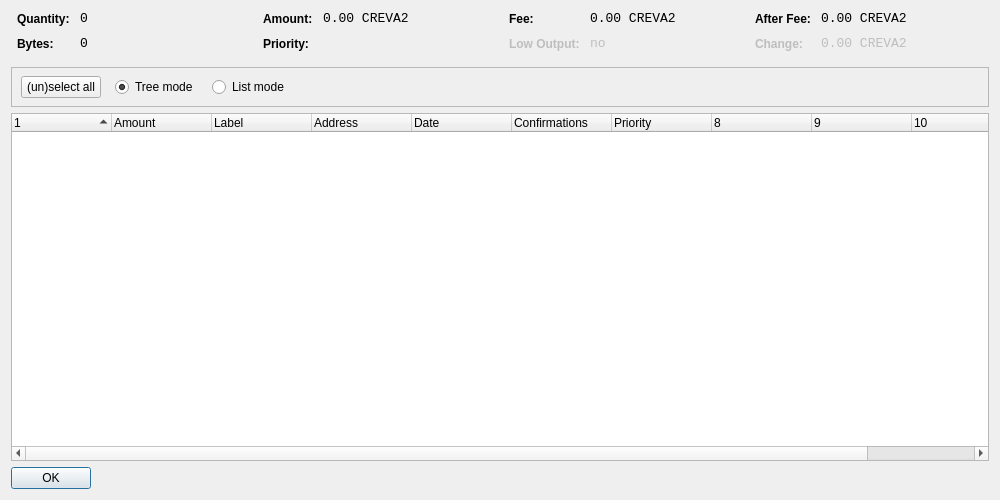
<?xml version="1.0" encoding="UTF-8"?>
<ui version="4.0">
 <class>CoinControlDialog</class>
 <widget class="QDialog" name="CoinControlDialog">
  <property name="geometry">
   <rect>
    <x>0</x>
    <y>0</y>
    <width>1000</width>
    <height>500</height>
   </rect>
  </property>
  <property name="windowTitle">
   <string>Coin Control</string>
  </property>
  <layout class="QVBoxLayout" name="verticalLayout">
   <item>
    <layout class="QHBoxLayout" name="horizontalLayoutTop" stretch="0,0,0,0">
     <property name="topMargin">
      <number>0</number>
     </property>
     <property name="bottomMargin">
      <number>10</number>
     </property>
     <item>
      <layout class="QFormLayout" name="formLayoutCoinControl1">
       <property name="horizontalSpacing">
        <number>10</number>
       </property>
       <property name="verticalSpacing">
        <number>10</number>
       </property>
       <property name="leftMargin">
        <number>6</number>
       </property>
       <property name="rightMargin">
        <number>6</number>
       </property>
       <item row="0" column="0">
        <widget class="QLabel" name="labelCoinControlQuantityText">
         <property name="styleSheet">
          <string notr="true">font-weight:bold;</string>
         </property>
         <property name="text">
          <string>Quantity:</string>
         </property>
        </widget>
       </item>
       <item row="0" column="1">
        <widget class="QLabel" name="labelCoinControlQuantity">
         <property name="font">
          <font>
           <family>Monospace</family>
           <pointsize>10</pointsize>
          </font>
         </property>
         <property name="cursor">
          <cursorShape>IBeamCursor</cursorShape>
         </property>
         <property name="contextMenuPolicy">
          <enum>Qt::ActionsContextMenu</enum>
         </property>
         <property name="text">
          <string notr="true">0</string>
         </property>
         <property name="textInteractionFlags">
          <set>Qt::LinksAccessibleByMouse|Qt::TextSelectableByKeyboard|Qt::TextSelectableByMouse</set>
         </property>
        </widget>
       </item>
       <item row="1" column="0">
        <widget class="QLabel" name="labelCoinControlBytesText">
         <property name="styleSheet">
          <string notr="true">font-weight:bold;</string>
         </property>
         <property name="text">
          <string>Bytes:</string>
         </property>
        </widget>
       </item>
       <item row="1" column="1">
        <widget class="QLabel" name="labelCoinControlBytes">
         <property name="font">
          <font>
           <family>Monospace</family>
           <pointsize>10</pointsize>
          </font>
         </property>
         <property name="cursor">
          <cursorShape>IBeamCursor</cursorShape>
         </property>
         <property name="contextMenuPolicy">
          <enum>Qt::ActionsContextMenu</enum>
         </property>
         <property name="text">
          <string notr="true">0</string>
         </property>
         <property name="textInteractionFlags">
          <set>Qt::LinksAccessibleByMouse|Qt::TextSelectableByKeyboard|Qt::TextSelectableByMouse</set>
         </property>
        </widget>
       </item>
      </layout>
     </item>
     <item>
      <layout class="QFormLayout" name="formLayoutCoinControl2">
       <property name="horizontalSpacing">
        <number>10</number>
       </property>
       <property name="verticalSpacing">
        <number>10</number>
       </property>
       <property name="leftMargin">
        <number>6</number>
       </property>
       <property name="rightMargin">
        <number>6</number>
       </property>
       <item row="0" column="0">
        <widget class="QLabel" name="labelCoinControlAmountText">
         <property name="styleSheet">
          <string notr="true">font-weight:bold;</string>
         </property>
         <property name="text">
          <string>Amount:</string>
         </property>
        </widget>
       </item>
       <item row="0" column="1">
        <widget class="QLabel" name="labelCoinControlAmount">
         <property name="font">
          <font>
           <family>Monospace</family>
           <pointsize>10</pointsize>
          </font>
         </property>
         <property name="cursor">
          <cursorShape>IBeamCursor</cursorShape>
         </property>
         <property name="contextMenuPolicy">
          <enum>Qt::ActionsContextMenu</enum>
         </property>
         <property name="text">
          <string notr="true">0.00 CREVA2</string>
         </property>
         <property name="textInteractionFlags">
          <set>Qt::LinksAccessibleByMouse|Qt::TextSelectableByKeyboard|Qt::TextSelectableByMouse</set>
         </property>
        </widget>
       </item>
       <item row="1" column="0">
        <widget class="QLabel" name="labelCoinControlPriorityText">
         <property name="styleSheet">
          <string notr="true">font-weight:bold;</string>
         </property>
         <property name="text">
          <string>Priority:</string>
         </property>
        </widget>
       </item>
       <item row="1" column="1">
        <widget class="QLabel" name="labelCoinControlPriority">
         <property name="font">
          <font>
           <family>Monospace</family>
           <pointsize>10</pointsize>
          </font>
         </property>
         <property name="cursor">
          <cursorShape>IBeamCursor</cursorShape>
         </property>
         <property name="contextMenuPolicy">
          <enum>Qt::ActionsContextMenu</enum>
         </property>
         <property name="text">
          <string/>
         </property>
         <property name="textInteractionFlags">
          <set>Qt::LinksAccessibleByMouse|Qt::TextSelectableByKeyboard|Qt::TextSelectableByMouse</set>
         </property>
        </widget>
       </item>
      </layout>
     </item>
     <item>
      <layout class="QFormLayout" name="formLayoutCoinControl3">
       <property name="horizontalSpacing">
        <number>10</number>
       </property>
       <property name="verticalSpacing">
        <number>10</number>
       </property>
       <property name="leftMargin">
        <number>6</number>
       </property>
       <property name="rightMargin">
        <number>6</number>
       </property>
       <item row="0" column="0">
        <widget class="QLabel" name="labelCoinControlFeeText">
         <property name="styleSheet">
          <string notr="true">font-weight:bold;</string>
         </property>
         <property name="text">
          <string>Fee:</string>
         </property>
        </widget>
       </item>
       <item row="0" column="1">
        <widget class="QLabel" name="labelCoinControlFee">
         <property name="font">
          <font>
           <family>Monospace</family>
           <pointsize>10</pointsize>
          </font>
         </property>
         <property name="cursor">
          <cursorShape>IBeamCursor</cursorShape>
         </property>
         <property name="contextMenuPolicy">
          <enum>Qt::ActionsContextMenu</enum>
         </property>
         <property name="text">
          <string notr="true">0.00 CREVA2</string>
         </property>
         <property name="textInteractionFlags">
          <set>Qt::LinksAccessibleByMouse|Qt::TextSelectableByKeyboard|Qt::TextSelectableByMouse</set>
         </property>
        </widget>
       </item>
       <item row="1" column="0">
        <widget class="QLabel" name="labelCoinControlLowOutputText">
         <property name="enabled">
          <bool>false</bool>
         </property>
         <property name="styleSheet">
          <string notr="true">font-weight:bold;</string>
         </property>
         <property name="text">
          <string>Low Output:</string>
         </property>
        </widget>
       </item>
       <item row="1" column="1">
        <widget class="QLabel" name="labelCoinControlLowOutput">
         <property name="enabled">
          <bool>false</bool>
         </property>
         <property name="font">
          <font>
           <family>Monospace</family>
           <pointsize>10</pointsize>
          </font>
         </property>
         <property name="cursor">
          <cursorShape>IBeamCursor</cursorShape>
         </property>
         <property name="contextMenuPolicy">
          <enum>Qt::ActionsContextMenu</enum>
         </property>
         <property name="text">
          <string notr="true">no</string>
         </property>
         <property name="textInteractionFlags">
          <set>Qt::LinksAccessibleByMouse|Qt::TextSelectableByKeyboard|Qt::TextSelectableByMouse</set>
         </property>
        </widget>
       </item>
      </layout>
     </item>
     <item>
      <layout class="QFormLayout" name="formLayoutCoinControl4">
       <property name="horizontalSpacing">
        <number>10</number>
       </property>
       <property name="verticalSpacing">
        <number>10</number>
       </property>
       <property name="leftMargin">
        <number>6</number>
       </property>
       <property name="rightMargin">
        <number>6</number>
       </property>
       <item row="0" column="0">
        <widget class="QLabel" name="labelCoinControlAfterFeeText">
         <property name="styleSheet">
          <string notr="true">font-weight:bold;</string>
         </property>
         <property name="text">
          <string>After Fee:</string>
         </property>
        </widget>
       </item>
       <item row="0" column="1">
        <widget class="QLabel" name="labelCoinControlAfterFee">
         <property name="font">
          <font>
           <family>Monospace</family>
           <pointsize>10</pointsize>
          </font>
         </property>
         <property name="cursor">
          <cursorShape>IBeamCursor</cursorShape>
         </property>
         <property name="contextMenuPolicy">
          <enum>Qt::ActionsContextMenu</enum>
         </property>
         <property name="text">
          <string notr="true">0.00 CREVA2</string>
         </property>
         <property name="textInteractionFlags">
          <set>Qt::LinksAccessibleByMouse|Qt::TextSelectableByKeyboard|Qt::TextSelectableByMouse</set>
         </property>
        </widget>
       </item>
       <item row="1" column="0">
        <widget class="QLabel" name="labelCoinControlChangeText">
         <property name="enabled">
          <bool>false</bool>
         </property>
         <property name="styleSheet">
          <string notr="true">font-weight:bold;</string>
         </property>
         <property name="text">
          <string>Change:</string>
         </property>
        </widget>
       </item>
       <item row="1" column="1">
        <widget class="QLabel" name="labelCoinControlChange">
         <property name="enabled">
          <bool>false</bool>
         </property>
         <property name="font">
          <font>
           <family>Monospace</family>
           <pointsize>10</pointsize>
          </font>
         </property>
         <property name="cursor">
          <cursorShape>IBeamCursor</cursorShape>
         </property>
         <property name="contextMenuPolicy">
          <enum>Qt::ActionsContextMenu</enum>
         </property>
         <property name="text">
          <string notr="true">0.00 CREVA2</string>
         </property>
         <property name="textInteractionFlags">
          <set>Qt::LinksAccessibleByMouse|Qt::TextSelectableByKeyboard|Qt::TextSelectableByMouse</set>
         </property>
        </widget>
       </item>
      </layout>
     </item>
    </layout>
   </item>
   <item>
    <widget class="QFrame" name="frame">
     <property name="minimumSize">
      <size>
       <width>0</width>
       <height>40</height>
      </size>
     </property>
     <property name="frameShape">
      <enum>QFrame::StyledPanel</enum>
     </property>
     <property name="frameShadow">
      <enum>QFrame::Sunken</enum>
     </property>
     <widget class="QWidget" name="horizontalLayoutWidget">
      <property name="geometry">
       <rect>
        <x>10</x>
        <y>0</y>
        <width>781</width>
        <height>41</height>
       </rect>
      </property>
      <layout class="QHBoxLayout" name="horizontalLayoutPanel" stretch="0,0,0,0,0">
       <property name="spacing">
        <number>14</number>
       </property>
       <item>
        <widget class="QPushButton" name="pushButtonSelectAll">
         <property name="sizePolicy">
          <sizepolicy hsizetype="Maximum" vsizetype="Fixed">
           <horstretch>0</horstretch>
           <verstretch>0</verstretch>
          </sizepolicy>
         </property>
         <property name="text">
          <string>(un)select all</string>
         </property>
        </widget>
       </item>
       <item>
        <widget class="QRadioButton" name="radioTreeMode">
         <property name="sizePolicy">
          <sizepolicy hsizetype="Maximum" vsizetype="Fixed">
           <horstretch>0</horstretch>
           <verstretch>0</verstretch>
          </sizepolicy>
         </property>
         <property name="text">
          <string>Tree mode</string>
         </property>
         <property name="checked">
          <bool>true</bool>
         </property>
        </widget>
       </item>
       <item>
        <widget class="QRadioButton" name="radioListMode">
         <property name="sizePolicy">
          <sizepolicy hsizetype="Maximum" vsizetype="Fixed">
           <horstretch>0</horstretch>
           <verstretch>0</verstretch>
          </sizepolicy>
         </property>
         <property name="text">
          <string>List mode</string>
         </property>
        </widget>
       </item>
       <item>
        <spacer name="horizontalSpacer">
         <property name="orientation">
          <enum>Qt::Horizontal</enum>
         </property>
         <property name="sizeHint" stdset="0">
          <size>
           <width>40</width>
           <height>20</height>
          </size>
         </property>
        </spacer>
       </item>
      </layout>
     </widget>
    </widget>
   </item>
   <item>
    <widget class="CoinControlTreeWidget" name="treeWidget">
     <property name="contextMenuPolicy">
      <enum>Qt::CustomContextMenu</enum>
     </property>
     <property name="sortingEnabled">
      <bool>false</bool>
     </property>
     <property name="columnCount">
      <number>11</number>
     </property>
     <attribute name="headerShowSortIndicator" stdset="0">
      <bool>true</bool>
     </attribute>
     <attribute name="headerStretchLastSection">
      <bool>false</bool>
     </attribute>
     <column>
      <property name="text">
       <string/>
      </property>
     </column>
     <column>
      <property name="text">
       <string>Amount</string>
      </property>
     </column>
     <column>
      <property name="text">
       <string>Label</string>
      </property>
     </column>
     <column>
      <property name="text">
       <string>Address</string>
      </property>
     </column>
     <column>
      <property name="text">
       <string>Date</string>
      </property>
     </column>
     <column>
      <property name="text">
       <string>Confirmations</string>
      </property>
      <property name="toolTip">
       <string>Confirmed</string>
      </property>
     </column>
     <column>
      <property name="text">
       <string>Priority</string>
      </property>
     </column>
     <column>
      <property name="text">
       <string/>
      </property>
     </column>
     <column>
      <property name="text">
       <string/>
      </property>
     </column>
     <column>
      <property name="text">
       <string/>
      </property>
     </column>
     <column>
      <property name="text">
       <string/>
      </property>
     </column>
    </widget>
   </item>
   <item>
    <widget class="QDialogButtonBox" name="buttonBox">
     <property name="sizePolicy">
      <sizepolicy hsizetype="Maximum" vsizetype="Fixed">
       <horstretch>0</horstretch>
       <verstretch>0</verstretch>
      </sizepolicy>
     </property>
     <property name="orientation">
      <enum>Qt::Horizontal</enum>
     </property>
     <property name="standardButtons">
      <set>QDialogButtonBox::Ok</set>
     </property>
    </widget>
   </item>
  </layout>
 </widget>
 <customwidgets>
  <customwidget>
   <class>CoinControlTreeWidget</class>
   <extends>QTreeWidget</extends>
   <header>coincontroltreewidget.h</header>
  </customwidget>
 </customwidgets>
 <resources/>
 <connections/>
</ui>
